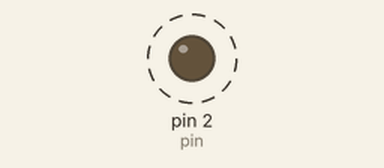
This sketch was run on a simulated Arduino Uno, built with avr-gcc and run on an emulated ATmega328P. Parts: output pins drawn as LEDs (lit = HIGH). Dashed ring = blinking. What the sketch prints to the serial monitor is not drawn.

Above: at 1.0 s.
Timing chart, 0 to 4.6 s (numbered marks = the images above):
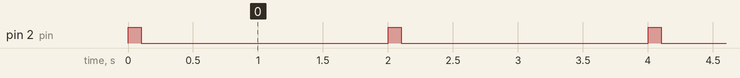

The sketch:

esp8266-FileTransfer-simple.ino.ino
```cpp
const byte pin = 2;
//String serialIn = "";

//const String fileName = "/test.txt";
//File myFile;

void setup() {
  Serial.begin(9600);
  pinMode(pin, OUTPUT);
  digitalWrite(pin, LOW);
  while (!Serial) {;}
}

void loop()
{
  digitalWrite(pin, HIGH);
  Serial.println("Hello from esp8266!");
  delay(100);
  digitalWrite(pin, LOW);
  delay(1900);
}

void SerialFlush()
{
  while (Serial.available())
  {
    Serial.read();
  }
}

/*
void SPIFFSBegin()
{
  if (!SPIFFS.begin())
  {
    digitalWrite(pin, HIGH);
    while (true) {};
    return;
  }
}

void FileWrite()
{
  myFile = SPIFFS.open(fileName, "a+");
  if (!myFile)
  {
    digitalWrite(pin, HIGH);
    while (true) {};
    return;
  }
  myFile.println(serialIn);
  myFile.close();
}
*/
```

Measured:
- by itself, pin 2 (pin): alternates HIGH for 0.10 s and LOW for 1.9 s
